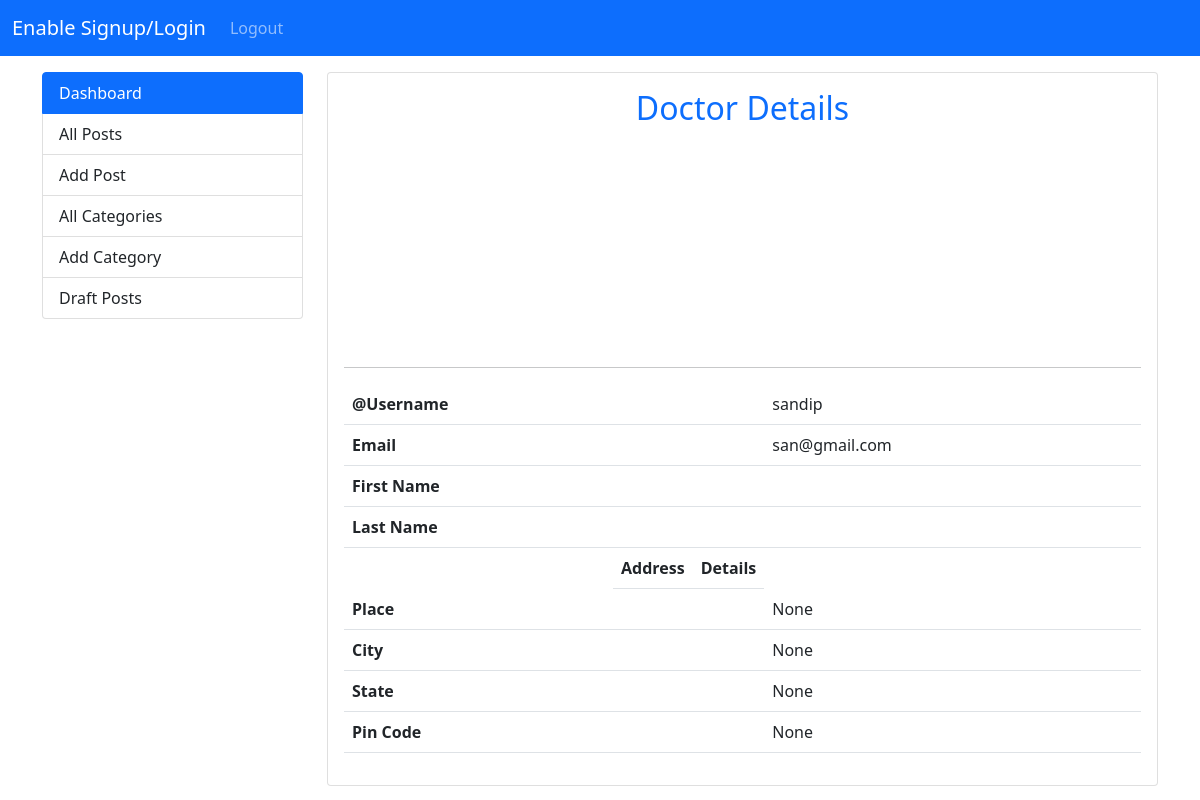
Page /doctor-dashboard (signed in) on the committed database.
### app/models.py (models this page shows)
class User(AbstractUser):
    profile_picture = models.ImageField(upload_to='profile', null=True,blank=True)
    place = models.CharField(max_length=200, null=True,blank=True)
    city = models.CharField(max_length=200, null=True,blank=True)
    state = models.CharField(max_length=200, null=True,blank=True)
    pincode = models.IntegerField(null=True,blank=True)

### app/views.py (the view)
# urls.py: path('doctor-dashboard',Doctor_Dashboard.as_view(),name='doctorDashboard'),
class Doctor_Dashboard(LoginRequiredMixin, View):
    def get(self, request):
        if request.user.is_staff:
            return render(request, 'doctor_dashboard.html',{"title":"Doctor Dashboard"})
        else:
            logout(request)
            return redirect('login')

### templates/doctor_dashboard.html (shortened to what this page needs)
{% extends 'base.html' %}
{% load crispy_forms_field %}
{% block content %}
    <div class="container">
               <div class="row mt-3">
                   <div class="col-3">
                       <div class="list-group">
                          <a href="{% url 'doctorDashboard' %}" class="list-group-item list-group-item-action active" aria-current="true">
                            Dashboard
                          </a>
                          <a href="{% url 'allblog' %}" class="list-group-item list-group-item-action">All Posts</a>
                          <a href="{% url 'addpost' %}" class="list-group-item list-group-item-action">Add Post</a>
                          <a href="{% url 'allcategory' %}" class="list-group-item list-group-item-action">All Categories</a>
                          <a href="{% url 'addcategory' %}" class="list-group-item list-group-item-action">Add Category</a>
                          <a href="{% url 'draftpost' %}" class="list-group-item list-group-item-action">Draft Posts</a>
                       </div>
                   </div>
                   <div class="col-9">
                       <div class="card">
                           <h2 class="card-text mx-auto text-primary mt-3">Doctor Details</h2>
                           {% if user.profile_picture %}
                               <img src="{{ user.profile_picture.url }}" class="rounded-circle mx-auto" width="200" height="200" alt="...">
                           {% else %}
                               <img src="https://st2.depositphotos.com/1104517/11965/v/600/depositphotos_119659092-stock-illustration-male-avatar-profile-picture-vector.jpg" class="rounded-circle mx-auto" width="200" height="200" alt="...">
                           {% endif %}
                           <div class="card-body">
                               <hr>
                               <table class="table table-hover">
                                   <tr>
                                       <th>@Username</th>
                                       <td>{{ user.username }}</td>
                                   </tr>
                                   <tr>
                                       <th>Email</th>
                                       <td>{{ user.email }}</td>
                                   </tr>
                                   <tr>
                                       <th>First Name</th>
                                       <td>{{ user.first_name }}</td>
                                   </tr>
                                   <tr>
                                       <th>Last Name</th>
                                       <td>{{ user.last_name }}</td>
                                   </tr>
                                   <tr class="float-end">
                                       <th>Address</th>
                                       <th>Details</th>
                                   </tr>
                                   <tr>
                                       <th>Place</th>
                                       <td>{{ user.place }} </td>
                                   </tr>
                                   <tr>
                                       <th>City</th>
                                       <td>{{ user.city }} </td>
                                   </tr>
                                   <tr>
                                       <th>State</th>
                                       <td>{{ user.state }} </td>
                                   </tr>
                                   <tr>
                                       <th>Pin Code</th>
                                       <td>{{ user.pincode }} </td>
                                   </tr>
                               </table>
                           </div>
                       </div>
                   </div>
               </div>
          </div>
{% endblock %}

### rows in the picture
User: username "sandip", email "san@gmail.com", place "None", city "None", state "None", pincode "None"
